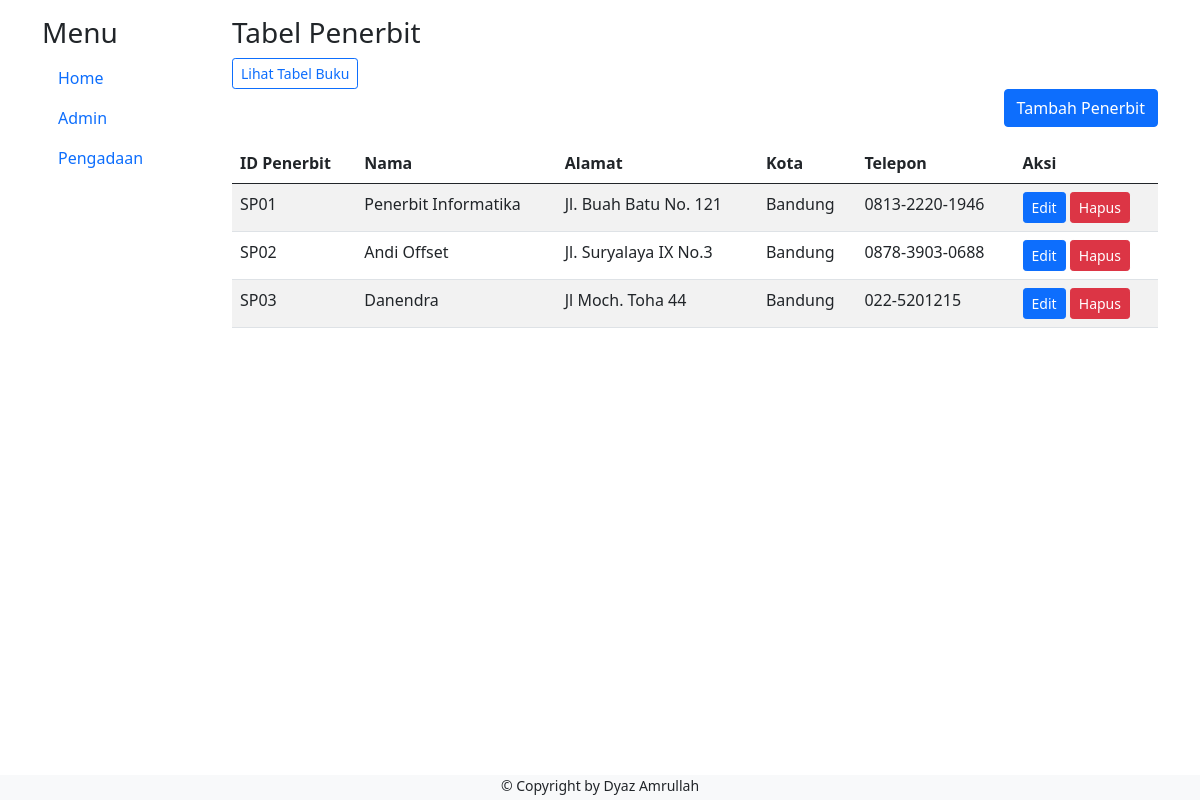
The page /tampil-penerbit.php on the database its author committed.
### tables this page shows
CREATE TABLE `tb_penerbit` (
  `id` char(4) NOT NULL,
  `nama` varchar(50) NOT NULL,
  `alamat` varchar(100) NOT NULL,
  `kota` varchar(50) NOT NULL,
  `telepon` varchar(14) NOT NULL
);

### tampil-penerbit.php (the view, shortened to what this page needs)
<!DOCTYPE html>
<html lang="en">
<head>
  <link href="https://cdn.jsdelivr.net/npm/bootstrap@5.0.2/dist/css/bootstrap.min.css" rel="stylesheet">
  <link rel="stylesheet" href="style.css">
</head>
<body>
  <div class="container">
    <div class="row">
      <div class="col-2 pt-3">
        <div class="sidebar">
          <h3>Menu</h3>
          <ul class="nav flex-column">
            <li class="nav-item">
              <a class="nav-link" href="index.php">Home</a>
            </li>
            <li class="nav-item">
              <a class="nav-link active" href="admin.php">Admin</a>
            </li>
            <li class="nav-item">
              <a class="nav-link" href="pengadaan.php">Pengadaan</a>
            </li>
          </ul>
        </div>
      </div>
      <div class="col-10">
        <div class="content pt-3">
          <h3>Tabel Penerbit</h3>
          <div>
            <a href="admin.php" class="btn btn-outline-primary btn-sm">Lihat Tabel Buku</a>
          </div>
          <div class="d-flex justify-content-end mb-3">
            <a href="tambah-penerbit.php" class="btn btn-primary">Tambah Penerbit</a>
          </div>
          <table class="table table-striped">
            <thead>
              <tr>
                <th>ID Penerbit</th>
                <th>Nama</th>
                <th>Alamat</th>
                <th>Kota</th>
                <th>Telepon</th>
                <th>Aksi</th>
              </tr>
            </thead>
            <tbody>
              <?php
              include 'koneksi.php';
              $sql =
                "SELECT * FROM tb_penerbit";
              $result = $conn->query($sql);
              if ($result->num_rows > 0) {
                while ($row = $result->fetch_assoc()) {
                  echo "<tr>
                    <td>" . $row["id"] . "</td>
                    <td>" . $row["nama"] . "</td>
                    <td>" . $row["alamat"] . "</td>
                    <td>" . $row["kota"] . "</td>
                    <td>" . $row["telepon"] . "</td>
                    <td>
                        <a href='edit-penerbit.php?id=" . $row['id'] . "' class='btn btn-sm btn-primary'>Edit</a>
                        <a href='hapus-penerbit.php?id=" . $row['id'] . "' class='btn btn-sm btn-danger' onclick='return confirmDelete()'>Hapus</a>
                    </td>
                  </tr>";
                }
              } else {
                echo "<tr><td colspan='5'>Tidak ada data</td></tr>";
              }
              ?>
            </tbody>
          </table>
        </div>
      </div>
    </div>
  </div>
  <div class="footer">
    <p>&copy; Copyright by Dyaz Amrullah</p>
  </div>
</body>
</html>

### style.css (style rules this page uses)
.footer { height: 25px; text-align: center; background-color: #f8f9fa; position: fixed; left: 0; bottom: 0; width: 100%; font-size: 14px; }

### rows shown on the page
tb_penerbit: id "SP01", nama "Penerbit Informatika", alamat "Jl. Buah Batu No. 121", kota "Bandung", telepon "0813-2220-1946"
tb_penerbit: id "SP02", nama "Andi Offset", alamat "Jl. Suryalaya IX No.3", kota "Bandung", telepon "0878-3903-0688"
tb_penerbit: id "SP03", nama "Danendra", alamat "Jl Moch. Toha 44", kota "Bandung", telepon "022-5201215"
